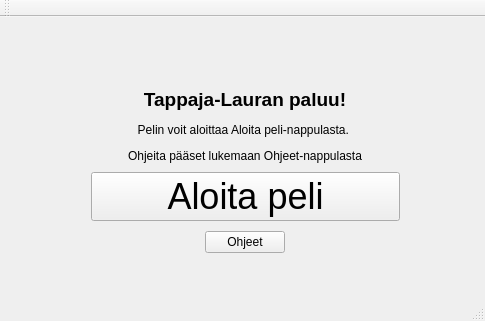
<?xml version="1.0" encoding="UTF-8"?>
<ui version="4.0">
 <class>MainWindow</class>
 <widget class="QMainWindow" name="MainWindow">
  <property name="geometry">
   <rect>
    <x>0</x>
    <y>0</y>
    <width>485</width>
    <height>321</height>
   </rect>
  </property>
  <property name="windowTitle">
   <string>MainWindow</string>
  </property>
  <property name="styleSheet">
   <string notr="true"/>
  </property>
  <widget class="QWidget" name="centralWidget">
   <widget class="QWidget" name="verticalLayoutWidget">
    <property name="geometry">
     <rect>
      <x>80</x>
      <y>60</y>
      <width>331</width>
      <height>187</height>
     </rect>
    </property>
    <layout class="QVBoxLayout" name="verticalLayout_3">
     <item alignment="Qt::AlignHCenter">
      <widget class="QLabel" name="ohje">
       <property name="text">
        <string>&lt;html&gt;&lt;head/&gt;&lt;body&gt;&lt;p align=&quot;center&quot;&gt;&lt;span style=&quot; font-size:14pt; font-weight:600;&quot;&gt;Tappaja-Lauran paluu!&lt;/span&gt;&lt;/p&gt;&lt;p align=&quot;center&quot;&gt;Pelin voit aloittaa Aloita peli-nappulasta. &lt;/p&gt;&lt;p align=&quot;center&quot;&gt;Ohjeita pääset lukemaan Ohjeet-nappulasta&lt;/p&gt;&lt;/body&gt;&lt;/html&gt;</string>
       </property>
      </widget>
     </item>
     <item>
      <spacer name="verticalSpacer">
       <property name="orientation">
        <enum>Qt::Vertical</enum>
       </property>
       <property name="sizeHint" stdset="0">
        <size>
         <width>20</width>
         <height>40</height>
        </size>
       </property>
      </spacer>
     </item>
     <item>
      <widget class="QPushButton" name="aloita">
       <property name="maximumSize">
        <size>
         <width>600</width>
         <height>60</height>
        </size>
       </property>
       <property name="font">
        <font>
         <pointsize>27</pointsize>
        </font>
       </property>
       <property name="text">
        <string>Aloita peli</string>
       </property>
      </widget>
     </item>
     <item>
      <spacer name="verticalSpacer_2">
       <property name="orientation">
        <enum>Qt::Vertical</enum>
       </property>
       <property name="sizeHint" stdset="0">
        <size>
         <width>20</width>
         <height>40</height>
        </size>
       </property>
      </spacer>
     </item>
     <item alignment="Qt::AlignHCenter">
      <widget class="QPushButton" name="ohjeetNappi">
       <property name="maximumSize">
        <size>
         <width>200</width>
         <height>50</height>
        </size>
       </property>
       <property name="text">
        <string>Ohjeet</string>
       </property>
      </widget>
     </item>
    </layout>
   </widget>
  </widget>
  <widget class="QToolBar" name="mainToolBar">
   <attribute name="toolBarArea">
    <enum>TopToolBarArea</enum>
   </attribute>
   <attribute name="toolBarBreak">
    <bool>false</bool>
   </attribute>
  </widget>
  <widget class="QStatusBar" name="statusBar"/>
 </widget>
 <layoutdefault spacing="6" margin="11"/>
 <resources/>
 <connections/>
</ui>
